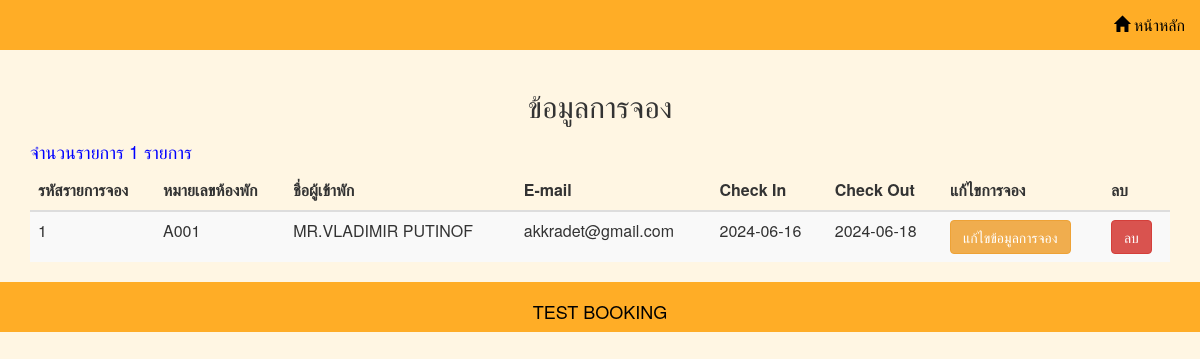
/search_room.php, run on the app's committed database.
### tables this page shows
CREATE TABLE `bookings_table` (
  `id` int(11) NOT NULL,
  `room_id` int(11) NOT NULL,
  `customer_name` varchar(100) NOT NULL,
  `customer_email` varchar(100) NOT NULL,
  `check_in_date` date NOT NULL,
  `check_out_date` date NOT NULL
);

CREATE TABLE `rooms` (
  `id` int(11) NOT NULL,
  `room_number` varchar(10) NOT NULL,
  `room_type` varchar(50) NOT NULL,
  `price` decimal(10,2) NOT NULL,
  `status` varchar(10) NOT NULL
);

### search_room.php (the view, shortened to what this page needs)
<?php include("head.php");
    include("config.inc.php");
    $search=$_POST["search"];
?>
<div class="container">
    <br/><br/><br/>
<div class="row">
        <div class="col-sm-12">
            <center><h2>ข้อมูลการจอง<?php echo"$search";?></h2></center>
        </div>
</div>
<?php
    $sql1="select * from rooms,bookings_table where bookings_table.room_id=rooms.id and bookings_table.customer_email like '$search%'";
    $result1=mysqli_query($conn,$sql1);
    $total=mysqli_num_rows($result1);
?>
<div class="row">
    <div class="col-sm-12">
        <?php if($total==0){
            echo"<center><h4><font color='red'>ไม่พบข้อมูล</font></h4></center>";
        }else{
            echo "<font color='blue'><h4>จำนวนรายการ $total รายการ</h4></font>";
        ?>
        <table class="table table-striped table-hover">
            <thead class="thead">
                    <tr>
                        <th>รหัสรายการจอง</th>
                        <th>หมายเลขห้องพัก</th>
                        <th>ชื่อผู้เข้าพัก</th>
                        <th>E-mail</th>
                        <th>Check In</th>
                        <th>Check Out</th>
                        <th>แก้ไขการจอง</th>
                        <th>ลบ</th>
                    </tr>
             </thead>
        <?php
            while($read=mysqli_fetch_assoc($result1)){
                $id_book=$read["id"];
                $room_number=$read["room_number"];
                $email=$read["customer_email"];
                $customer_name=$read["customer_name"];
                $check_in_date=$read["check_in_date"];
                $check_out_date=$read["check_out_date"];
        ?>
                <tr>
                    <td><?php echo"$id_book";?></td>
                    <td><?php echo"$room_number";?></td>
                    <td><?php echo"$customer_name";?></td>
                    <td><?php echo"$email";?></td>
                    <td><?php echo"$check_in_date";?></td>
                    <td><?php echo"$check_out_date";?></td>
                    <td><?php echo "<a class='btn btn-warning btn_edit' id_book='$id_book'>แก้ไขข้อมูลการจอง</a>";?></td>
                    <td>
                        <?php
                        echo "<a href='del_booking.php?id_book=$id_book' onclick=\"return confirm('ท่านต้องการลบการจองใช่หรือไม่')\" class='btn btn-danger'>ลบ</a>";
                        ?>
                    </td>
        <?php
            }
           ?> </table>
    <?php } ?>
    </div>
</div>
</div>
<?php include("footer.php"); ?>

### head.php (style rules this page uses)
body { background-color:#FFF6E3!important; background-repeat:repeat-x; font-size:16px; }

### data on the page
bookings_table: id "1", room.room_number "A001", customer_name "MR.VLADIMIR PUTINOF", customer_email "akkradet@gmail.com", check_in_date "2024-06-16", check_out_date "2024-06-18"

### other printed values
$total "1"
